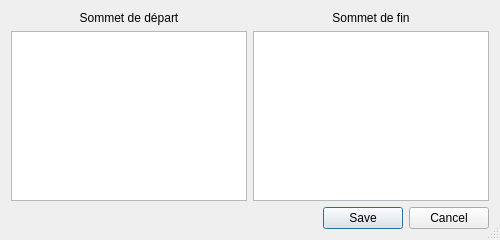
<?xml version="1.0" encoding="UTF-8"?>
<ui version="4.0">
 <class>verticesCreatorDialog</class>
 <widget class="QDialog" name="verticesCreatorDialog">
  <property name="windowModality">
   <enum>Qt::WindowModal</enum>
  </property>
  <property name="geometry">
   <rect>
    <x>0</x>
    <y>0</y>
    <width>500</width>
    <height>240</height>
   </rect>
  </property>
  <property name="sizePolicy">
   <sizepolicy hsizetype="Preferred" vsizetype="Preferred">
    <horstretch>0</horstretch>
    <verstretch>0</verstretch>
   </sizepolicy>
  </property>
  <property name="minimumSize">
   <size>
    <width>400</width>
    <height>240</height>
   </size>
  </property>
  <property name="maximumSize">
   <size>
    <width>600</width>
    <height>240</height>
   </size>
  </property>
  <property name="contextMenuPolicy">
   <enum>Qt::DefaultContextMenu</enum>
  </property>
  <property name="acceptDrops">
   <bool>false</bool>
  </property>
  <property name="windowTitle">
   <string>Ajouter une limite RFU</string>
  </property>
  <property name="autoFillBackground">
   <bool>false</bool>
  </property>
  <property name="sizeGripEnabled">
   <bool>true</bool>
  </property>
  <property name="modal">
   <bool>false</bool>
  </property>
  <layout class="QVBoxLayout" name="verticalLayout">
   <item>
    <layout class="QGridLayout" name="gridLayout">
     <item row="0" column="0">
      <widget class="QLabel" name="vtxStartLabel">
       <property name="text">
        <string>Sommet de départ</string>
       </property>
       <property name="alignment">
        <set>Qt::AlignCenter</set>
       </property>
      </widget>
     </item>
     <item row="0" column="1">
      <widget class="QLabel" name="vtxEndLabel">
       <property name="text">
        <string>Sommet de fin</string>
       </property>
       <property name="alignment">
        <set>Qt::AlignCenter</set>
       </property>
      </widget>
     </item>
     <item row="1" column="0">
      <widget class="QListView" name="vtxStartListView">
       <property name="editTriggers">
        <set>QAbstractItemView::NoEditTriggers</set>
       </property>
       <property name="showDropIndicator" stdset="0">
        <bool>false</bool>
       </property>
      </widget>
     </item>
     <item row="1" column="1">
      <widget class="QListView" name="vtxEndListView">
       <property name="editTriggers">
        <set>QAbstractItemView::NoEditTriggers</set>
       </property>
       <property name="showDropIndicator" stdset="0">
        <bool>false</bool>
       </property>
      </widget>
     </item>
    </layout>
   </item>
   <item>
    <widget class="QDialogButtonBox" name="buttonBox">
     <property name="standardButtons">
      <set>QDialogButtonBox::Cancel|QDialogButtonBox::Save</set>
     </property>
    </widget>
   </item>
  </layout>
 </widget>
 <resources/>
 <connections/>
</ui>
